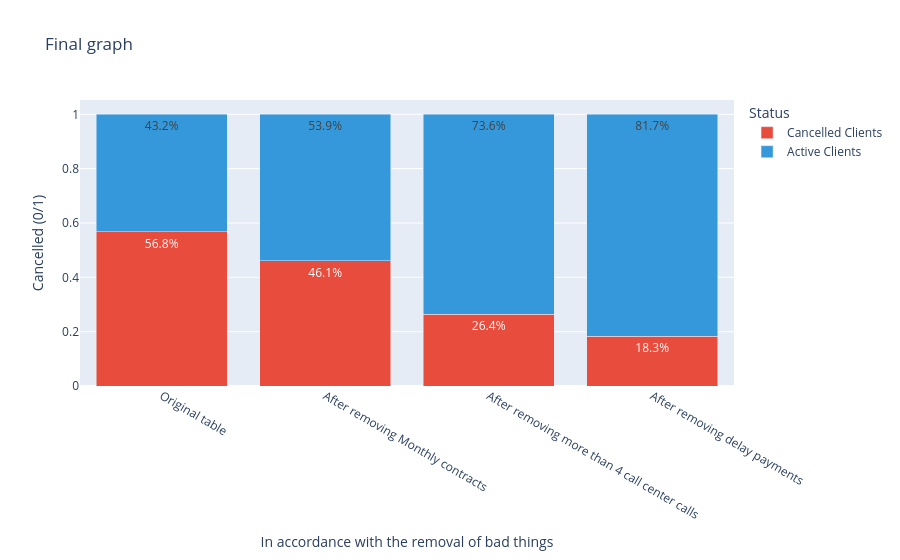

Notebook code cell kept with this figure:
### Code cell
#Let's see the final chart/ graph.

resume_cancellations = (
    cancellations_table["cancelou"]
    .value_counts(normalize=True)
    .rename("Original table")
)

#Taking the final cancellation rates.
resume_cancellations_with_monthly_filter = (
    filtered_table_different_by_monthly["cancelou"]
    .value_counts(normalize=True)
    .rename("After removing Monthly contracts")
)

resume_cancellations_with_monthly_filter_and_calls_filter = (
    filtered_table_different_by_monthly_and_calls["cancelou"]
    .value_counts(normalize=True)
    .rename("After removing more than 4 call center calls")
)

resume_cancellations_with_monthly_filter_and_calls_filter_and_payment_dalay_filter = (
    filtered_table_different_by_monthly_and_calls_and_less_payment_delay["cancelou"]
    .value_counts(normalize=True)
    .rename("After removing delay payments")
)

relation_cancellations_concat = pd.concat(
    [
        resume_cancellations,
        resume_cancellations_with_monthly_filter,
        resume_cancellations_with_monthly_filter_and_calls_filter,
        resume_cancellations_with_monthly_filter_and_calls_filter_and_payment_dalay_filter
    ],
    axis=1
).reset_index()

relation_cancellations_concat = relation_cancellations_concat.melt(
    id_vars="cancelou",
    var_name="Table",
    value_name="Cancelled"
)

relation_cancellations_concat["Status"] = relation_cancellations_concat["cancelou"].map({
    0.0: "Active Clients",
    1.0: "Cancelled Clients"
})
display(relation_cancellations_concat)

final_graph = px.bar(
    relation_cancellations_concat,
    x="Table",
    y="Cancelled",
    color="Status",
    barmode="stack",
    text_auto=".1%",
    title="Final graph",
    color_discrete_map={
        "Active Clients": "#3498DB",
        "Cancelled Clients": "#E74C3C"
    },
    labels={
       "Cancelled": "Cancelled (0/1)",
       "Table": "In accordance with the removal of bad things"
    }
)

final_graph.show()

### Figure 1 — Plotly figure (JSON) as saved in the notebook; plotly's stock layout.template omitted (floating-point values rounded to 4 significant figures)
{"data": [{"hovertemplate": "Status=Cancelled Clients<br>In accordance with the removal of bad things=%{x}<br>Cancelled (0/1)=%{y}<extra></extra>", "legendgroup": "Cancelled Clients", "marker": {"color": "#E74C3C", "pattern": {"shape": ""}}, "name": "Cancelled Clients", "orientation": "v", "showlegend": true, "textposition": "auto", "texttemplate": "%{y:.1%}", "type": "bar", "x": ["Original table", "After removing Monthly contracts", "After removing more than 4 call center calls", "After removing delay payments"], "xaxis": "x", "y": [0.5679, 0.4614, 0.2636, 0.1833], "yaxis": "y"}, {"hovertemplate": "Status=Active Clients<br>In accordance with the removal of bad things=%{x}<br>Cancelled (0/1)=%{y}<extra></extra>", "legendgroup": "Active Clients", "marker": {"color": "#3498DB", "pattern": {"shape": ""}}, "name": "Active Clients", "orientation": "v", "showlegend": true, "textposition": "auto", "texttemplate": "%{y:.1%}", "type": "bar", "x": ["Original table", "After removing Monthly contracts", "After removing more than 4 call center calls", "After removing delay payments"], "xaxis": "x", "y": [0.4321, 0.5386, 0.7364, 0.8167], "yaxis": "y"}], "layout": {"barmode": "stack", "legend": {"title": {"text": "Status"}, "tracegroupgap": 0}, "title": {"text": "Final graph"}, "xaxis": {"anchor": "y", "domain": [0, 1], "title": {"text": "In accordance with the removal of bad things"}}, "yaxis": {"anchor": "x", "domain": [0, 1], "title": {"text": "Cancelled (0/1)"}}}}
